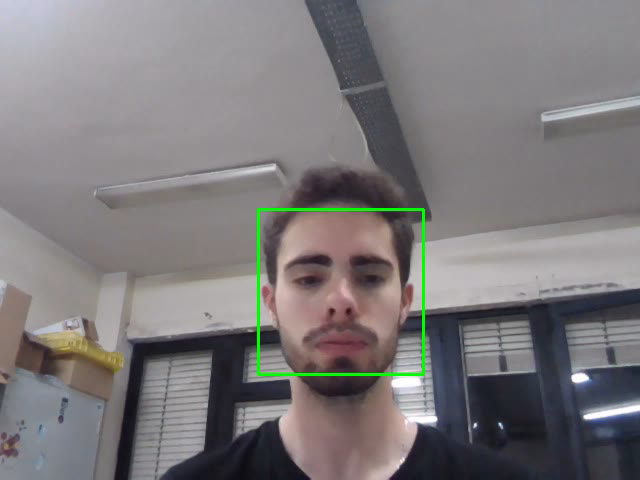
#> input picture frame 17 of tests/output.avi, 640 x 480 px, given in place of the camera
$ python face_detection_live.py
#> lines starting #> are read from the running program, lines starting #| are printed output that depends on the picture; after the words box and inside, x2 and y2 are one past the last pixel; in counts of white or black regions, pixels touching at a corner belong together
import cv2

face_cascade = cv2.CascadeClassifier('haarcascade_frontalface_default.xml')

fourcc = cv2.VideoWriter_fourcc(*'MJPG')
out = cv2.VideoWriter('output.avi', fourcc, 20.0, (640,  480))

cap = cv2.VideoCapture(0)

if not cap.isOpened():
    raise IOError("Cannot open camera")

while True:
    _, img = cap.read()
#> img is the input picture: shape (480, 640, 3); mean B, G, R 123.1, 121.4, 125

    gray = cv2.cvtColor(img, cv2.COLOR_BGR2GRAY)
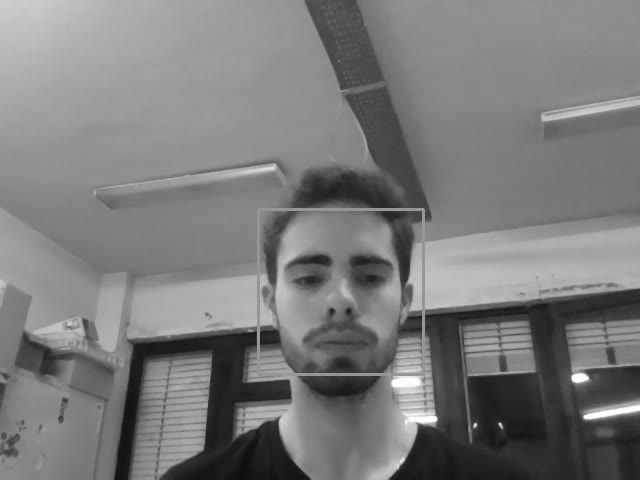
#> gray: shape (480, 640); min 14, max 255, mean 122.6

    faces = face_cascade.detectMultiScale(gray,1.35,6)
#> faces = [[255, 207, 170, 170]]
    print(len(faces))
#| 1

    for(x,y,w,h) in faces:
        cv2.rectangle(img, (x,y), (x+w, y+h), (0,255,0),2)
#> this loop made 1 pass
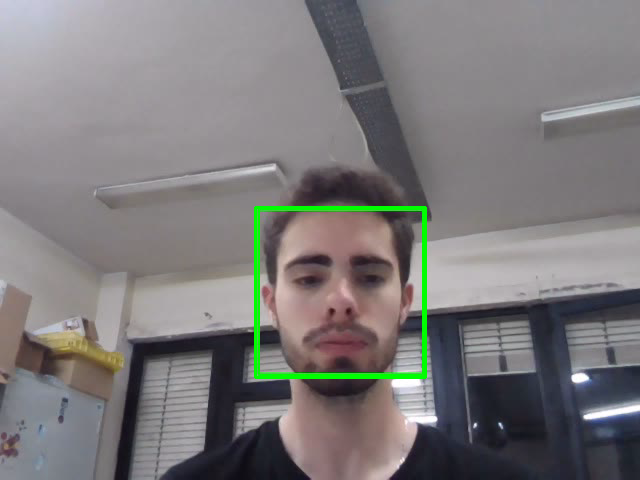
#> img: shape (480, 640, 3); 0.66% of pixels changed, all inside (x1, y1, x2, y2) = (254, 206, 427, 379)

    img2 = cv2.resize(img, (960,740))

    cv2.imshow('img', img2)
    k = cv2.waitKey(30) & 0xFF
#> (key Esc is pressed here)

    out.write(img)

    if k == 27:
        break

cap.release()
out.release()
cv2.destroyAllWindows

$ run again, starting later in the video
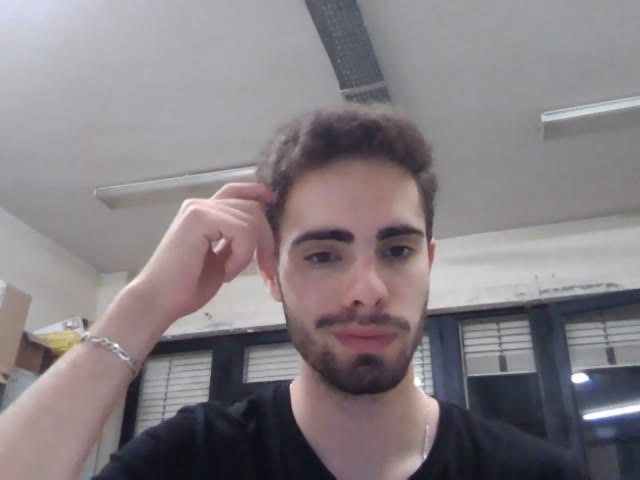
#> input picture frame 77 of tests/output.avi, 640 x 480 px, given in place of the camera
#> img is the input picture: shape (480, 640, 3); mean B, G, R 131.4, 127.1, 134.2
#> `gray = cv2.cvtColor(img, cv2.COLOR_BGR2GRAY)`:
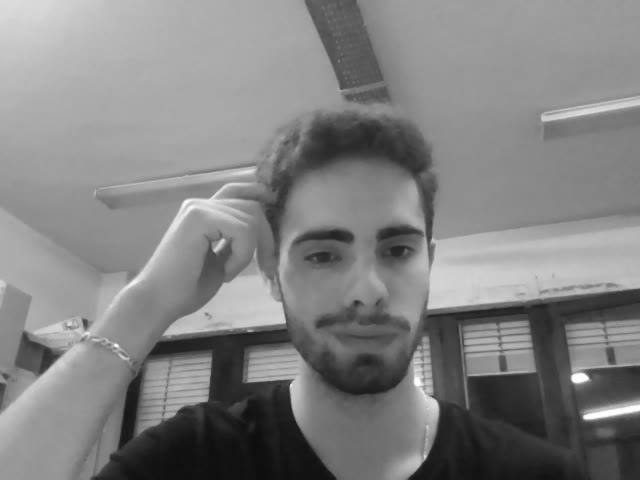
#> gray: shape (480, 640); min 14, max 255, mean 129.6
#> faces = ()
#| 0

$ run again, starting later in the video
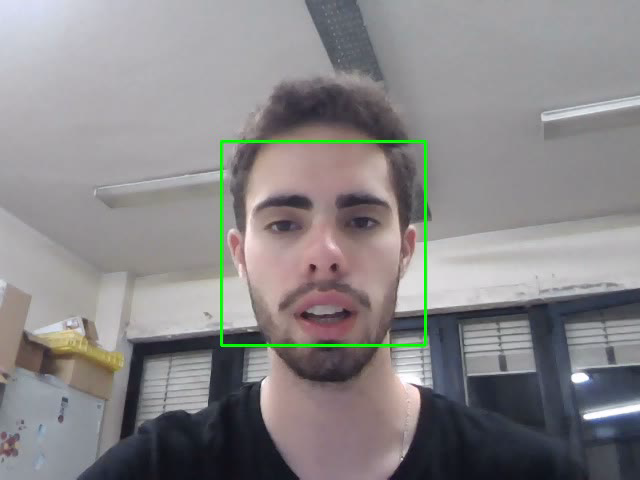
#> input picture frame 137 of tests/output.avi, 640 x 480 px, given in place of the camera
#> img is the input picture: shape (480, 640, 3); mean B, G, R 136.1, 134.8, 137.2
#> `gray = cv2.cvtColor(img, cv2.COLOR_BGR2GRAY)`:
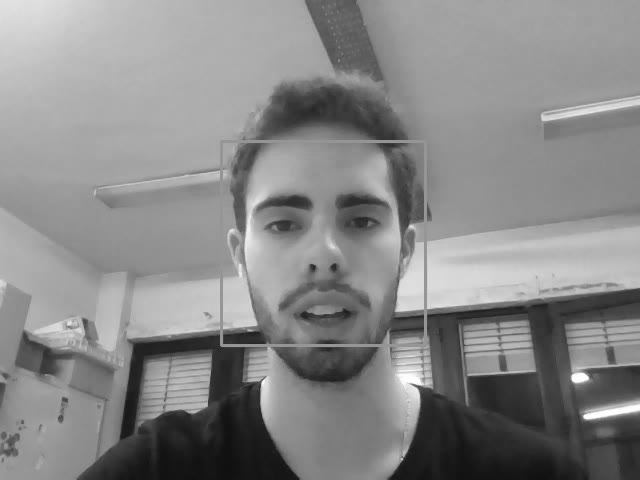
#> gray: shape (480, 640); min 16, max 255, mean 135.6
#> faces = [[225, 142, 196, 196]]
#| 1
#> the loop `for(x,y,w,h) in faces:` made 1 pass
#> after the loop `for(x,y,w,h) in faces:`:
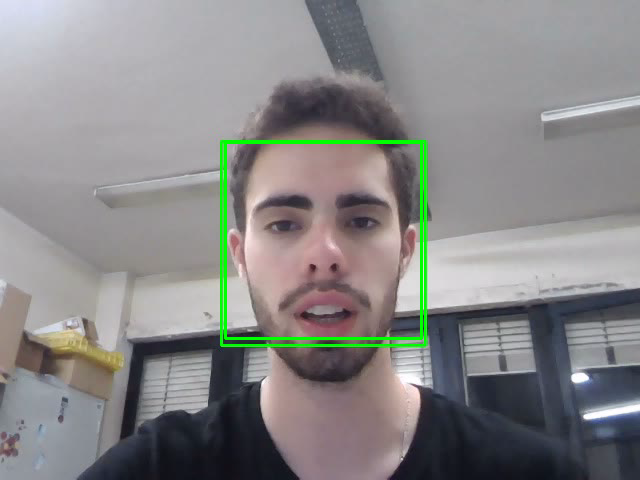
#> img: shape (480, 640, 3); 0.76% of pixels changed, all inside (x1, y1, x2, y2) = (224, 141, 423, 340)
